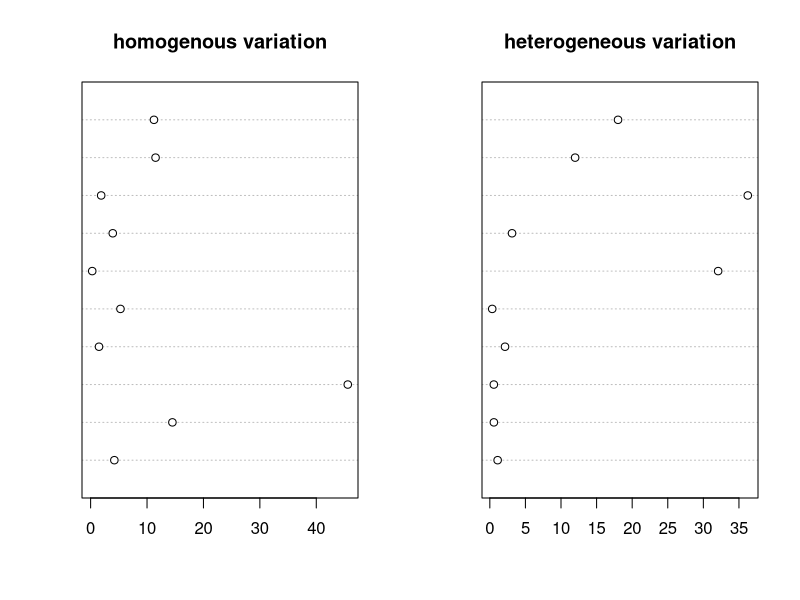
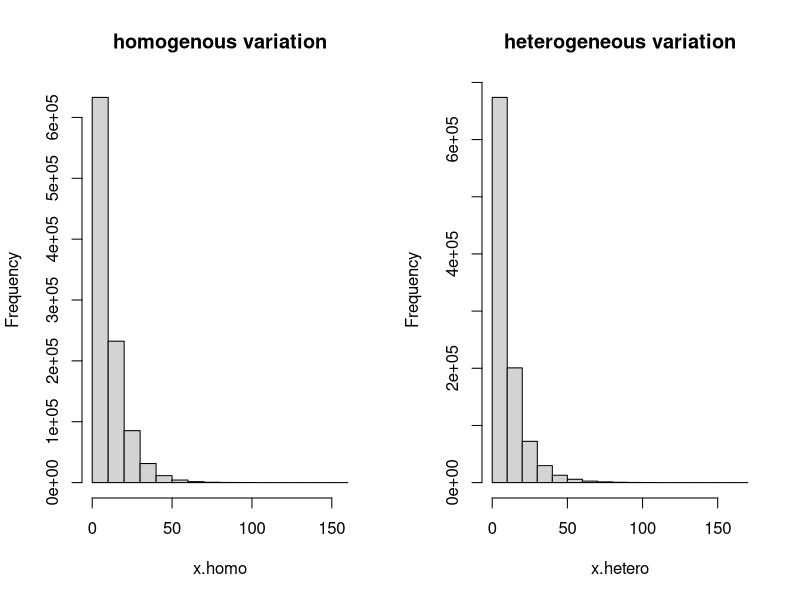
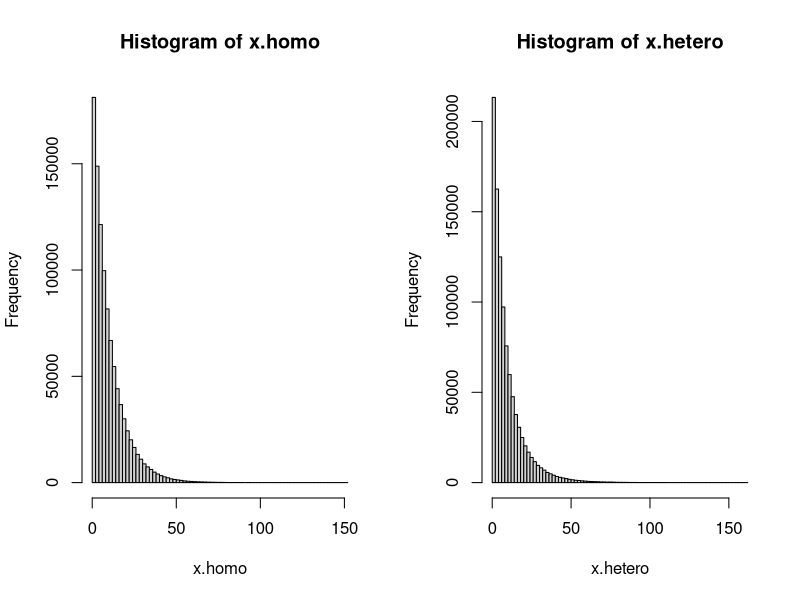
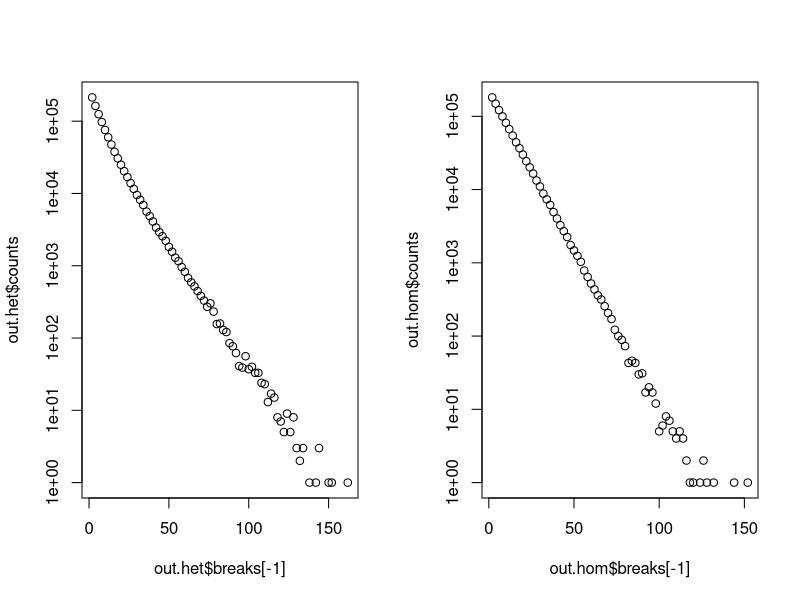
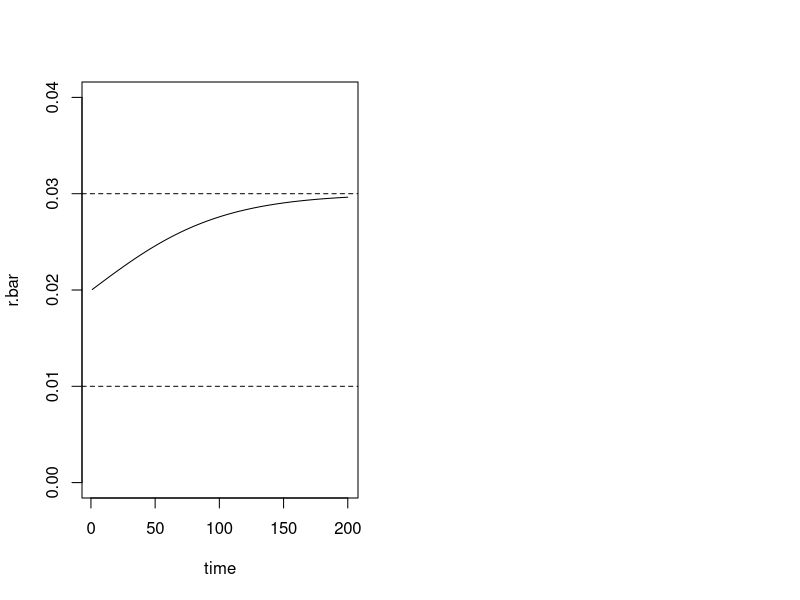
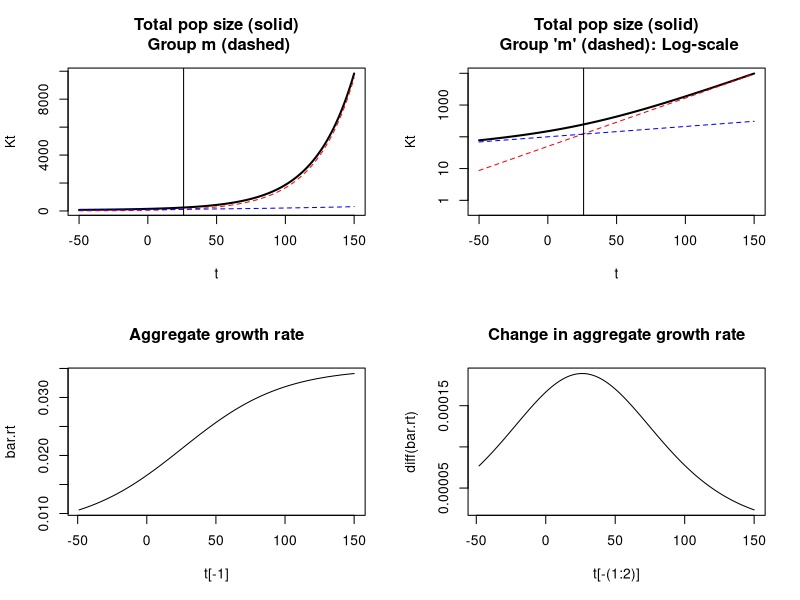

Reproduce these figures in R, in order. (Note: this script raises an error after producing the figures.)
## ---- chunk 1
  ## Homogeneous hazard of 1/10
  set.seed(13)
  x.homo <- rexp(10, rate = 1/10)
  ## Heterogeneous hazard (half 1/6 and half 1/13)
  ## Note: I didn't pick these particular numbers for any specific reason
  x.hetero <- c(rexp(5, rate = 1/6),
                rexp(5, rate = 1/13))
  par(mfrow = c(1,2))
  dotchart(x.homo, main = "homogenous variation")
  dotchart(x.hetero, main = "heterogeneous variation")
## ---- chunk 2
  ## Homogeneous hazard of 1/10
  set.seed(13)
n = 10^6
  x.homo <- rexp(n, rate = 1/10)
  ## Heterogeneous hazard (half 1/6 and half 1/13)
  ## Note: I didn't pick these particular numbers for any specific reason
  x.hetero <- c(rexp(n/2, rate = 1/6),
                rexp(n/2, rate = 1/13))
  ## Look at histograms
  par(mfrow = c(1,2))
  hist(x.homo, main = "homogenous variation")
  hist(x.hetero, main = "heterogeneous variation")
  ## we don't see much at this resolution
  ## To see in log scale, try
  par(mfrow = c(1,2))
out.hom = hist(x.homo, breaks = 100)
out.het = hist(x.hetero, breaks = 100)
plot(out.het$breaks[-1], out.het$counts, log = 'y')
plot(out.hom$breaks[-1], out.hom$counts, log = 'y')
## And now we can see a bit of curvature in the heterogeneous case.
## So our conclusion is that it can be possible to detect the difference but it is not easy or sure.
## ---- chunk 3
  rA = .03 ## growth rate of A
  rB = .01 ## growth rate of A
  KA = 100 ## starting pop size
  KB = 100
  t = 0:200
  KA.t = KA*exp(rA*t) ## exp growth of A
  KB.t = KB*exp(rB*t) ## exp growth of B
  K <- KA.t + KB.t ## combined pop
  r.bar = diff(log(K)) ## growth rate
  plot(t[-1], r.bar, type = "l", ylim = c(0, 0.04),
       ylab = "r.bar", xlab = "time")
  abline(h = c(rA, rB), lty = 2)
## ---- chunk 4
knitr::include_url('https://shiny.demog.berkeley.edu/josh/het_ruse/', height = '600px')
## ---- chunk 5
rm = 3.5/100
ru = .75/100
Km = 50 
Ku = 100
t <- -50:150 ## go back in time to see rise and fall of variance
Kt = Km * exp(t*rm) + Ku * exp(t*ru)
bar.rt <- diff(log(Kt))
par(mfrow = c(2,2))
plot(t, Kt, lwd = 2, type = 'l')
title('Total pop size (solid)\n Group m (dashed)')
lines(t, Km * exp(t*rm), lty = 2, col = "red")
lines(t, Ku * exp(t*ru), lty = 2, col = "blue")
my.v = 26
abline(v = my.v)
plot(t, Kt, lwd = 2, type = 'l', log = 'y', ylim = c(.5, max(Kt)))
lines(t, Km * exp(t*rm), lty = 2, col = "red")
lines(t, Ku * exp(t*ru), lty = 2, col = "blue")
abline(v = my.v)
title("Total pop size (solid)\n Group 'm' (dashed): Log-scale")
plot(t[-1], bar.rt, type = 'l', main = 'Aggregate growth rate')
plot(t[-(1:2)], diff(bar.rt), type = 'l',
main = 'Change in aggregate growth rate')
## ---- chunk 6
        knitr::include_graphics('/hdir/0/andreamg/Year2_2019_2020/Random_demography/random_demography/bookdown-master/figures/problemset1_pp1.png')
        knitr::include_graphics('/hdir/0/andreamg/Year2_2019_2020/Random_demography/random_demography/bookdown-master/figures/problemset1_pp2.png')   
